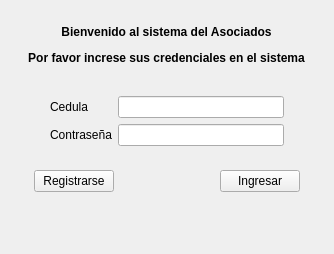
<?xml version="1.0" encoding="UTF-8"?>
<ui version="4.0">
 <class>Login</class>
 <widget class="QWidget" name="Login">
  <property name="geometry">
   <rect>
    <x>0</x>
    <y>0</y>
    <width>334</width>
    <height>254</height>
   </rect>
  </property>
  <property name="windowTitle">
   <string>Login</string>
  </property>
  <layout class="QVBoxLayout" name="verticalLayout">
   <property name="leftMargin">
    <number>25</number>
   </property>
   <property name="topMargin">
    <number>25</number>
   </property>
   <property name="rightMargin">
    <number>25</number>
   </property>
   <property name="bottomMargin">
    <number>25</number>
   </property>
   <item alignment="Qt::AlignHCenter">
    <widget class="QLabel" name="label">
     <property name="text">
      <string>&lt;html&gt;&lt;head/&gt;&lt;body&gt;&lt;p align=&quot;center&quot;&gt;&lt;span style=&quot; font-weight:600;&quot;&gt;Bienvenido al sistema del Asociados&lt;/span&gt;&lt;/p&gt;&lt;p align=&quot;center&quot;&gt;&lt;span style=&quot; font-weight:600;&quot;&gt;Por favor increse sus credenciales en el sistema&lt;/span&gt;&lt;/p&gt;&lt;/body&gt;&lt;/html&gt;</string>
     </property>
    </widget>
   </item>
   <item>
    <widget class="QWidget" name="widget" native="true">
     <layout class="QGridLayout" name="gridLayout">
      <property name="leftMargin">
       <number>25</number>
      </property>
      <property name="topMargin">
       <number>25</number>
      </property>
      <property name="rightMargin">
       <number>25</number>
      </property>
      <property name="bottomMargin">
       <number>9</number>
      </property>
      <item row="0" column="0">
       <widget class="QLabel" name="label_2">
        <property name="text">
         <string>Cedula</string>
        </property>
       </widget>
      </item>
      <item row="0" column="1">
       <widget class="QLineEdit" name="lCedula"/>
      </item>
      <item row="1" column="0">
       <widget class="QLabel" name="label_3">
        <property name="text">
         <string>Contraseña</string>
        </property>
       </widget>
      </item>
      <item row="1" column="1">
       <widget class="QLineEdit" name="lPassword"/>
      </item>
     </layout>
    </widget>
   </item>
   <item>
    <widget class="QWidget" name="widget_2" native="true">
     <layout class="QHBoxLayout" name="horizontalLayout_2">
      <item>
       <widget class="QPushButton" name="bRegistrarse">
        <property name="text">
         <string>Registrarse</string>
        </property>
       </widget>
      </item>
      <item>
       <spacer name="horizontalSpacer">
        <property name="orientation">
         <enum>Qt::Horizontal</enum>
        </property>
        <property name="sizeHint" stdset="0">
         <size>
          <width>91</width>
          <height>20</height>
         </size>
        </property>
       </spacer>
      </item>
      <item>
       <widget class="QPushButton" name="bIngresar">
        <property name="text">
         <string>Ingresar</string>
        </property>
       </widget>
      </item>
     </layout>
    </widget>
   </item>
   <item>
    <spacer name="verticalSpacer">
     <property name="orientation">
      <enum>Qt::Vertical</enum>
     </property>
     <property name="sizeHint" stdset="0">
      <size>
       <width>20</width>
       <height>40</height>
      </size>
     </property>
    </spacer>
   </item>
  </layout>
 </widget>
 <resources/>
 <connections/>
</ui>
